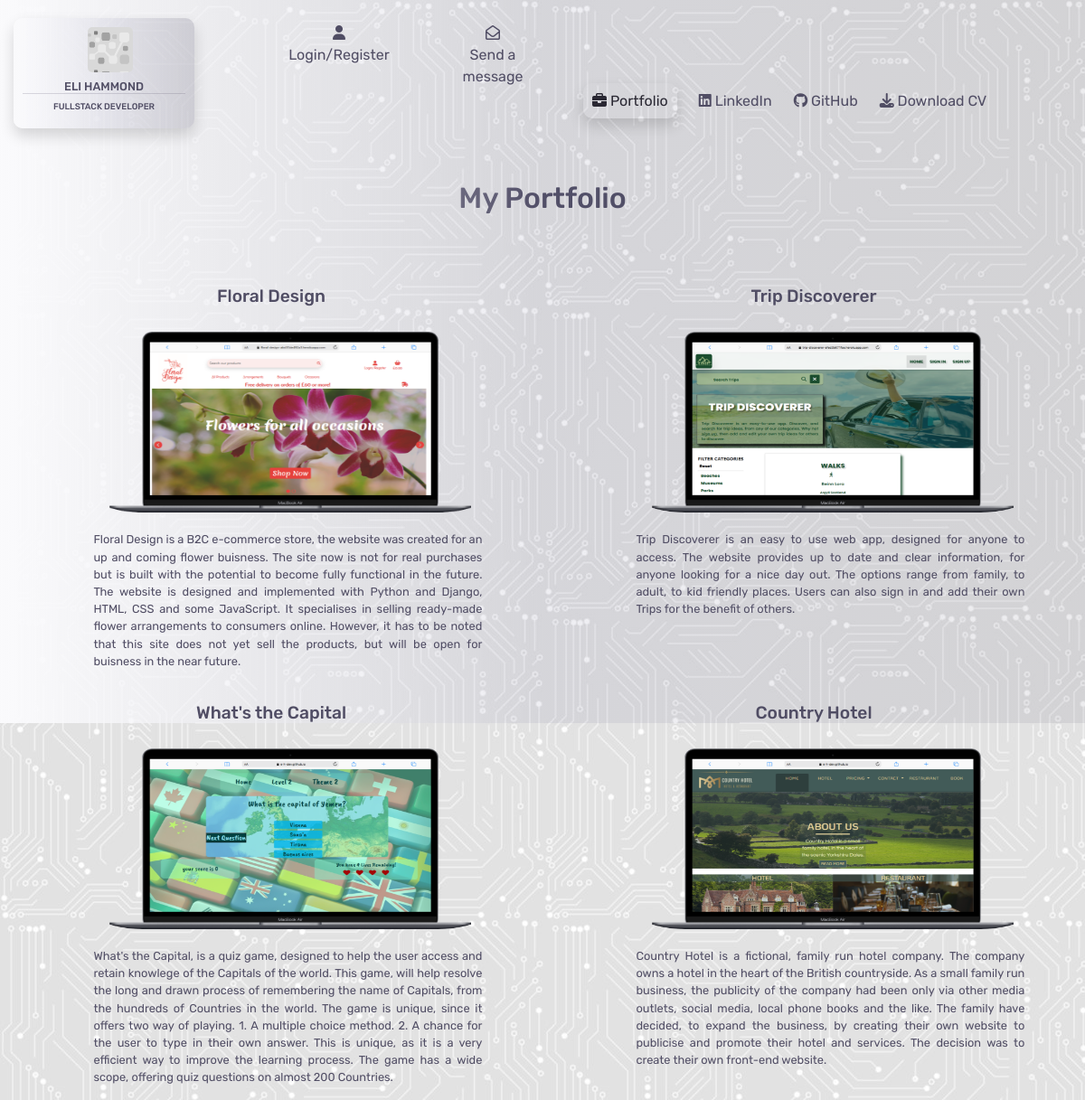
The page /portfolio/ on the database its author committed.
### portfolio/models.py (models this page shows, shortened)
class Portfolio(models.Model):
    class Meta:
        verbose_name_plural = "Portfolio"
    name = models.CharField(max_length=254)
    website_url = models.URLField(max_length=1250, null=True, blank=True)
    description = models.TextField()
    mini_description = models.TextField(null=True, blank=True)
    image = models.ImageField(null=True, blank=True)

### portfolio/views.py (the view)
# urls.py: path('', views.all_portfolio, name='portfolio'),
def all_portfolio(request):
    portfolio = Portfolio.objects.all()
    context = {
        'portfolio': portfolio
    }
    return render(request, "portfolio/portfolio.html", context)

### portfolio/templates/portfolio/portfolio.html (shortened to what this page needs)
{% extends "base.html" %}
{% load static %}
{% block custom_style %}<span class="custom-nav shadow"><i class="fa-solid fa-briefcase"></i> Portfolio</span>{% endblock %}
{% block content %}
<div class="container-fluid">
    <div class="row">
        <div class="col-4"></div>
        <div class="col-4">
            <h2 class="header">My Portfolio</h2>
        </div>
        <div class="col-4"></div>
    </div>
    <div class="row portfolio-displays">
        {% for p in portfolio %}
        <div class="col-lg-6 col-md-12">
            <h6 class="portfolio-header">{{ p.name }}</h6>
            <a class="image-position" href="{{ p.website_url }}" target="_blank">
                <img class="porfolio-image" src="{{ p.image.url }}" alt="image">
            </a>
            {% include 'includes/info.html' %}
        </div>
        {% endfor %}
    </div>
</div>
{% endblock %}

### templates/base.html (shortened to what this page needs)
{% load static %}
<!DOCTYPE html>
<html lang="en">
<head>
    {% block corecss %}
        <link rel="stylesheet" href="https://stackpath.bootstrapcdn.com/bootstrap/4.4.1/css/bootstrap.min.css">
        <link rel="stylesheet" href="https://cdnjs.cloudflare.com/ajax/libs/font-awesome/6.6.0/css/all.min.css">
        <link rel="stylesheet" href="https://cdnjs.cloudflare.com/ajax/libs/font-awesome/6.6.0/css/all.min.css">
        <link rel="stylesheet" href="{% static 'css/base.css' %}">
    {% endblock %}
</head>
<body>
    <div class="opaque"></div>
    <header>
        <nav>
            <div class="container-fluid">
                <div class="row">
                    <div class="col-md-3">
                        <a href="{% url 'home' %}">
                            <div class="logo shadow">
                                <div class="logo-logo"></div>
                                <h5>Eli Hammond</h5>
                                <h6>Fullstack Developer</h6>
                            </div>
                        </a>
                    </div>
                    <div class="col-lg-3 col-md-6">
                        <div class="row">
                            <div class="col-md-6">
                                <div class="dropdown">
                                    <div class="dropbtn">
                                        <div class="icon"><i class="fa-solid fa-user"></i></div>
                                        {% if request.user.is_authenticated %}
                                            <div class="hello">
                                                <span class="d-none d-md-block">Hello</span> {{ user.username|capfirst }}
                                            </div>
                                        {% else %}
                                            Login/Register
                                        {% endif %}
                                    </div>
                                </div>
                            </div>
                            <div class="col-md-6 d-none d-md-block">
                                {% if request.user.is_authenticated %}
                                    <div class="message-box">
                                        <a href="{% url 'contacts' %}">
                                            <div class="icon"><i class="fa-regular fa-envelope-open"></i></div>
                                            Inbox ({{ unread_messages }})
                                            {% if total_reply >= 1 %} <p class="new-reply ml-3 shadow">New Replies ({{ total_reply }})</p>{% endif %}
                                        </a>
                                    </div>
                                {% else %}
                                    <div class="message-box">
                                        <div id="no-user-message" onclick="noUser()">
                                            <div class="icon"><i class="fa-regular fa-envelope-open"></i></div>
                                            Send a message
                                        </div>
                                    </div>
                                {% endif %}
                            </div>
                        </div>
                    </div>
                    <div class="col-lg-6 col-md-3">
                    </div>
                </div>
                <div class="row bottom-header">
                    <div class="col-md-6"></div>
                    <div class="col-md-6 d-none d-lg-block">
                        <ul>
                            <li>
                                <a href="{% url 'portfolio' %}">{% block custom_style %}<i class="fa-solid fa-briefcase"></i> Portfolio{% endblock %}</a>
                            </li>
                            <li>
                                <a href="https://www.linkedin.com/in/elliot-hammond-286739298/" target="_blank"><i class="fa-brands fa-linkedin"></i> LinkedIn</a>
                            </li>
                            <li>
                                <a href="https://github.com/e-h-dev" target="_blank"><i class="fa-brands fa-github"></i> GitHub</a>
                            </li>
                            <li>
                                <a href="/media/CV.pdf" target="_blank"><i class="fa-solid fa-download"></i> Download CV</a>
                            </li>
                        </ul>
                    </div>
                </div>
            </div>
        </nav>
    </header>
    {% block content %}
    {% endblock %}
</body>
</html>

### templates/includes/info.html
<p class="description-p">{{ p.description }}</p>

### static/css/base.css (style rules this page uses)
:root { --main-font:Rubik; --text-color:rgb(80, 77, 100); }
body { background-image: url('/media/background-image.jpg'); }
header { height:200px; }
.logo-logo { background-image: url("/media/small-logo.png"); height:50px; width:50px; position: relative; left:40%; background-size: contain; border-radius: 5px; z-index: -9999999999999999999999; }
.logo { height:100; width:200px; border-radius: 10px; position: relative; top:20px; z-index: 9999999999; font-family: var(--main-font); color:rgb(80, 77, 100); padding:10px; text-transform: uppercase; background-image: linear-gradient(to right, #fafafc, rgba(103, 102, 146, 0.1), rgba(80, 77, 100, 0.2)); }
.logo h5 { text-align: center; font-size: 0.8rem; padding-top: 8px; border-bottom: 1px solid rgba(80, 77, 100, 0.2); }
.logo h6 { text-align: center; font-size: 0.6rem; }
.bottom-header { position: absolute; top:100px; width:90vw; left:100px; }
.opaque { background-image: linear-gradient(to right, #fafafc, rgba(103, 102, 146, 0.1), rgba(80, 77, 100, 0.1)); height:100vh; width:100vw; z-index: 1; position: fixed; }
ul { list-style: none; position: relative; padding-left:5px; z-index: 2; }
li a { color:rgb(80, 77, 100); font-family: var(--main-font); font-size: 1rem; padding-right: 1.5rem; float: left; }
.dropbtn { color: rgb(80, 77, 100); font-size: 16px; top:25px; text-align: center; font-family: var(--main-font); border: none; position: relative; z-index:1; cursor: pointer; }
.message-box { font-family: var(--main-font); color: rgb(80, 77, 100); position: relative; top:25px; left:20px; text-align: center; z-index: 2; }
#no-user-message { cursor: pointer; }
.icon { position: inherit; text-align: center; font-size: 1rem; }
.custom-nav { color:rgb(42, 40, 51); font-family: var(--main-font); padding:10px; border-radius: 10px; }
.header { font-family: var(--main-font); color: rgb(80, 77, 100); text-align: center; padding-bottom: 50px; }
.portfolio-displays { position: relative; z-index: 2; }
.portfolio-header { position: relative; color: var(--text-color); font-family: var(--main-font); text-align: center; font-size: 1.2rem; padding: 20px; }
.porfolio-image { height: 200px; width:400px; }
.image-position { position: relative; left:15%; padding: 20px; }
.description-p, .mini-description { padding-top: 20px; padding-left: 20px; position: relative; left:12%; width:450px; text-align: justify; font-family: var(--main-font); color:var(--text-color); }
.description-p { font-size: 0.8rem; }
.col-md-6 { width:90%; }

### rows shown on the page
Portfolio: name "Floral Design", image (picture), description "Floral Design is a B2C e-commerce store, the website was created for an up and coming flower buisness. The site now is not for real purchases but is built with the potential to become fully functional in the future. The website is designed and implemented with Python and Django, HTML, CSS and some JavaScript. It specialises in selling ready-made flower arrangements to consumers online. However, it has to be noted that this site does not yet sell the products, but will be open for buisness in the near future."
Portfolio: name "Trip Discoverer", image (picture), description "Trip Discoverer is an easy to use web app, designed for anyone to access. The website provides up to date and clear information, for anyone looking for a nice day out. The options range from family, to adult, to kid friendly places. Users can also sign in and add their own Trips for the benefit of others."
Portfolio: name "What's the Capital", image (picture), description "What's the Capital, is a quiz game, designed to help the user access and retain knowlege of the Capitals of the world. This game, will help resolve the long and drawn process of remembering the name of Capitals, from the hundreds of Countries in the world. The game is unique, since it offers two way of playing. 1. A multiple choice method. 2. A chance for the user to type in their own answer. This is unique, as it is a very efficient way to improve the learning process. The game has a wide scope, offering quiz questions on almost 200 Countries."
Portfolio: name "Country Hotel", image (picture), description "Country Hotel is a fictional, family run hotel company. The company owns a hotel in the heart of the British countryside. As a small family run business, the publicity of the company had been only via other media outlets, social media, local phone books and the like. The family have decided, to expand the business, by creating their own website to publicise and promote their hotel and services. The decision was to create their own front-end website."
